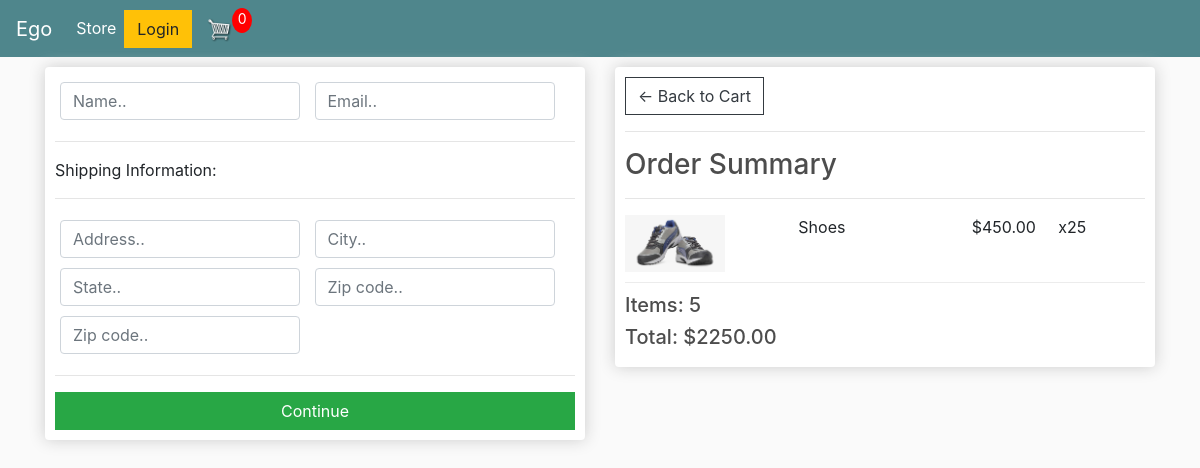
Screenshot of /checkout/ (signed in) with the database file from the repository.
### egoapp/models.py (models this page shows, shortened)
class OrderItem(models.Model):
    product = models.ForeignKey(Product, on_delete=models.SET_NULL, null=True)
    order = models.ForeignKey(Order, on_delete=models.SET_NULL, null=True)
    quantity = models.IntegerField(default=0, null=True, blank=True)
    date_added = models.DateTimeField(auto_now_add=True)
    @property
    def get_total(self):
        total = self.product.price * self.quantity
        return total

class Product(models.Model):
    name = models.CharField(max_length=450)
    price = models.FloatField()
    digital = models.BooleanField(default=False, null=True, blank=True)
    image = models.ImageField(null=True, blank=True)
    @property
    def imageURL(self):
        try:
            url = self.image.url
        except:
            url = ''
        return url

class Order(models.Model):
    customer = models.ForeignKey(Customer, on_delete=models.SET_NULL, null=True, blank=True)
    date_ordered = models.DateTimeField(auto_now_add=True)
    complete = models.BooleanField(default=False)
    transaction_id = models.CharField(max_length=500, null=True)
    @property
    def get_cart_total(self):
        orderitems = self.orderitem_set.all()
        total = sum([item.get_total for item in orderitems])
        return total
    @property
    def get_cart_items(self):
        orderitems = self.orderitem_set.all()
        total = sum([item.quantity for item in orderitems])
        return total

### egoapp/views.py (the view)
# urls.py: path("checkout", views.checkout, name="checkout"),
def checkout(request):
    if request.user.is_authenticated:
        customer = request.user.customer
        order, created = Order.objects.get_or_create(customer=customer, complete=False)
        items = order.orderitem_set.all()
    else:
        items = []
        order = {'get_cart_total': 0, 'get_cart_items': 0}
    context = {'items': items, 'order': order}
    return render(request, "store/checkout.html", context)

### egoapp/templates/store/checkout.html (shortened to what this page needs)
{% extends 'store/main.html' %}
{% load static %}
{% block content %}
<div class="row">
    <div class="col-lg-6">
        <div class="box-element" id="form-wrapper">
            <form id="form">
                <div id="user-info">
                    <div class="form-field">
                        <input required class="form-control" type="text" name="name" placeholder="Name..">
                    </div>
                    <div class="form-field">
                        <input required class="form-control" type="email" name="email" placeholder="Email..">
                    </div>
                </div>
                <div id="shipping-info">
                    <hr>
                    <p>Shipping Information:</p>
                    <hr>
                    <div class="form-field">
                        <input class="form-control" type="text" name="address" placeholder="Address..">
                    </div>
                    <div class="form-field">
                        <input class="form-control" type="text" name="city" placeholder="City..">
                    </div>
                    <div class="form-field">
                        <input class="form-control" type="text" name="state" placeholder="State..">
                    </div>
                    <div class="form-field">
                        <input class="form-control" type="text" name="zipcode" placeholder="Zip code..">
                    </div>
                    <div class="form-field">
                        <input class="form-control" type="text" name="country" placeholder="Zip code..">
                    </div>
                </div>
                <hr>
                <input id="form-button" class="btn btn-success btn-block" type="submit" value="Continue">
            </form>
        </div>
        <br>
    </div>
    <div class="col-lg-6">
        <div class="box-element">
            <a class="btn btn-outline-dark" href="{% url 'cart' %}">&#x2190; Back to Cart</a>
            <hr>
            <h3>Order Summary</h3>
            <hr>
            {%for item in items%}
            <div class="cart-row">
                <div style="flex:2"><img class="row-image" src="{{item.product.imageURL}}"></div>
                <div style="flex:2"><p>{{item.product.name}}</p></div>
                <div style="flex:1"><p>${{item.product.price|floatformat:2}}</p></div>
                <div style="flex:1"><p>x2{{item.quantity}}</p></div>
            </div>
            {% endfor %}
            <h5>Items: {{order.get_cart_items}}</h5>
            <h5>Total: ${{order.get_cart_total|floatformat:2}}</h5>
        </div>
    </div>
</div>
{% endblock content %}

### static/css/main.css (style rules this page uses)
body { background-color: hsl(0, 0%, 98%); }
h1,h2,h3,h4,h5,h6 { color:hsl(0, 0%, 30%); }
.box-element { box-shadow:hsl(0, 0%, 80%) 0 0 16px; background-color: #fff; border-radius: 4px; padding: 10px; }
.col-lg-4, .col-lg-6, .col-lg-8, .col-lg-12 { margin-top: 10px; }
.btn { border-radius: 0; }
.row-image { width: 100px; }
.form-field { width:250px; display: inline-block; padding: 5px; }
.cart-row { display: flex; align-items: flex-stretch; padding-bottom: 10px; margin-bottom: 10px; border-bottom: 1px solid #ececec; }

### rows the page displays
OrderItem: product.imageURL (picture), product.name "Shoes", product.price "450.00", quantity "5"
Order: get_cart_items "5", get_cart_total "2250.00"
